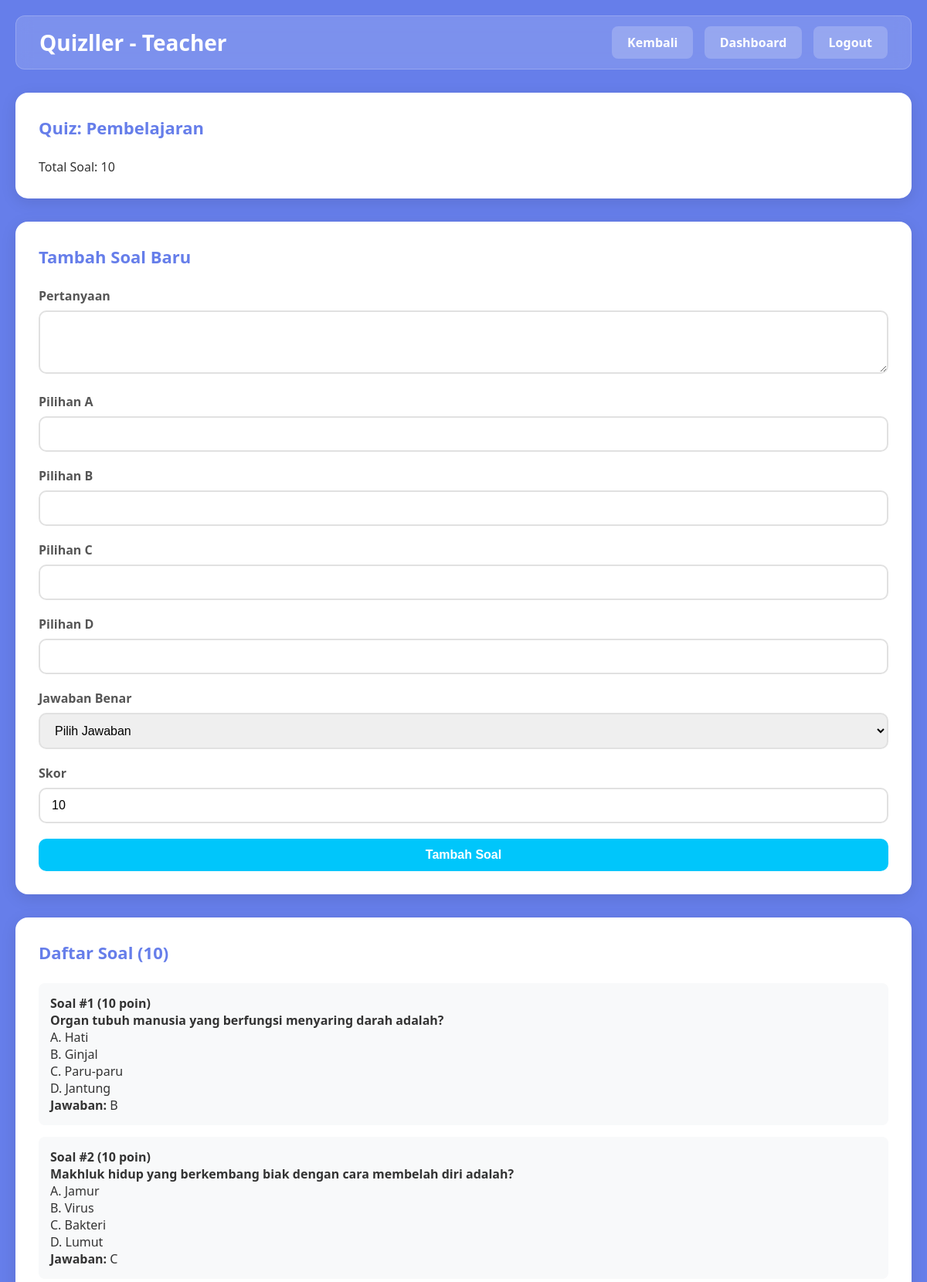
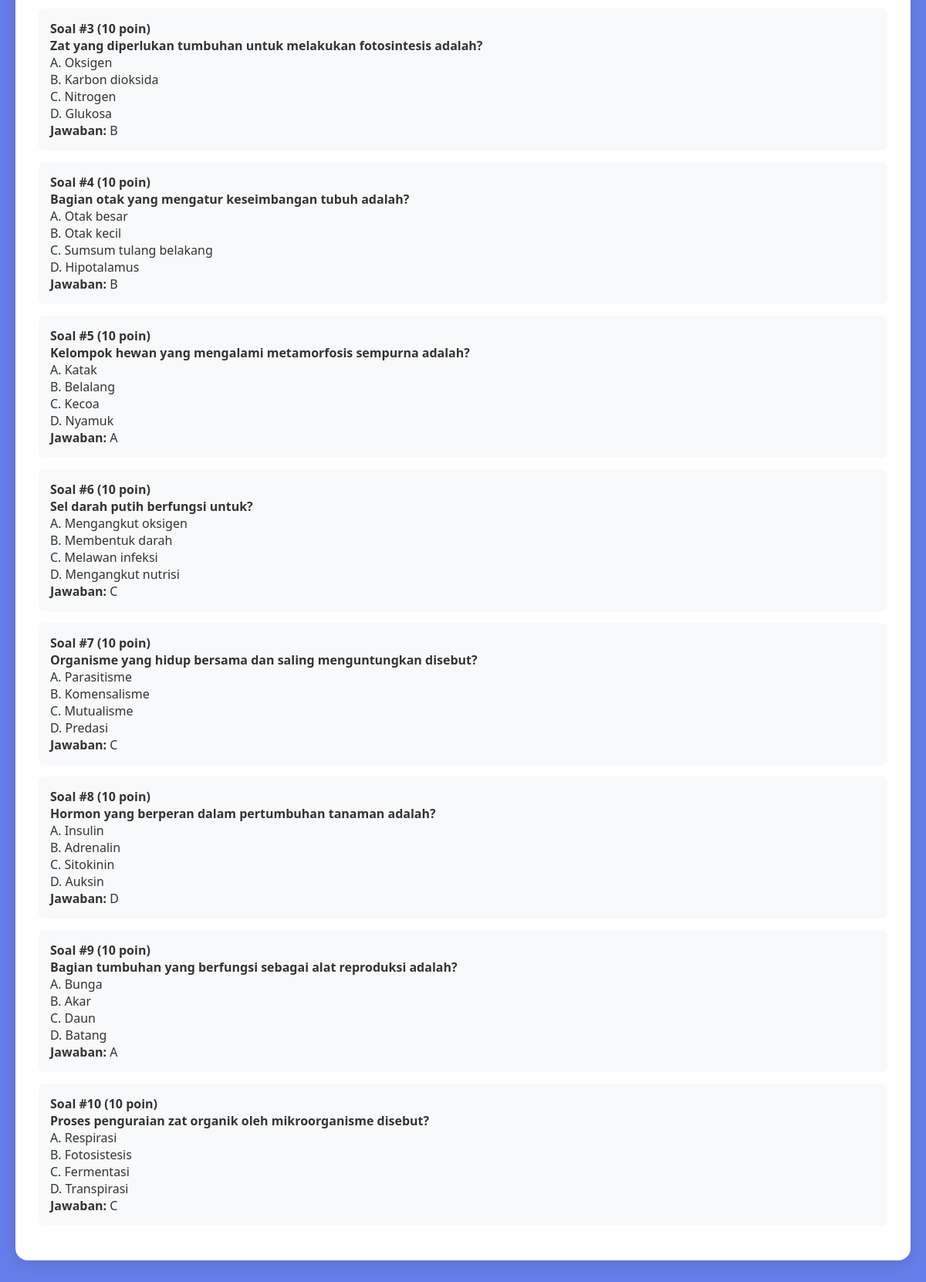
/teacher/add-questions.php?test_id=2 (signed in), run on the app's committed database (2 pictures, top to bottom).
### tables this page shows
CREATE TABLE tests (
        id INTEGER PRIMARY KEY AUTOINCREMENT,
        teacher_id INTEGER NOT NULL,
        name VARCHAR(255) NOT NULL,
        date DATE NOT NULL,
        status_id INTEGER NOT NULL,
        subject VARCHAR(255) NOT NULL,
        total_questions INTEGER NOT NULL DEFAULT 0,
        class_id INTEGER NOT NULL,
        FOREIGN KEY (teacher_id) REFERENCES teachers(id),
        FOREIGN KEY (status_id) REFERENCES status(id),
        FOREIGN KEY (class_id) REFERENCES classes(id)
    );

CREATE TABLE questions (
        id INTEGER PRIMARY KEY AUTOINCREMENT,
        title VARCHAR(500) NOT NULL,
        optionA VARCHAR(255) NOT NULL,
        optionB VARCHAR(255) NOT NULL,
        optionC VARCHAR(255) NOT NULL,
        optionD VARCHAR(255) NOT NULL,
        correctAns VARCHAR(1) NOT NULL,
        score INTEGER NOT NULL
    );

### teacher/add-questions.php (the view, shortened to what this page needs)
<?php
$test_id = isset($_GET['test_id']) ? (int)$_GET['test_id'] : 0;
$conn = getDBConnection();
$stmt = $conn->prepare("SELECT * FROM tests WHERE id = ? AND teacher_id = ?");
$stmt->execute([$test_id, $_SESSION['teacher_id']]);
$test = $stmt->fetch(PDO::FETCH_ASSOC);
$stmt = $conn->prepare("SELECT q.* FROM questions q
                        JOIN question_test_mapping qtm ON q.id = qtm.question_id
                        WHERE qtm.test_id = ?");
$stmt->execute([$test_id]);
$questions = $stmt->fetchAll(PDO::FETCH_ASSOC);
?>
<!DOCTYPE html>
<html lang="id">
<head>
    <link rel="stylesheet" href="../assets/css/style.css">
</head>
<body>
    <div class="container">
        <div class="navbar">
            <h1>Quizller - Teacher</h1>
            <div>
                <a href="my-tests.php" style="margin-right: 10px;">Kembali</a>
                <a href="dashboard.php" style="margin-right: 10px;">Dashboard</a>
                <a href="../logout.php">Logout</a>
            </div>
        </div>
        <div class="card">
            <h3>Quiz: <?php echo htmlspecialchars($test['name']); ?></h3>
            <p>Total Soal: <?php echo count($questions); ?></p>
        </div>
        <div class="card">
            <h3>Tambah Soal Baru</h3>
            <form method="POST">
                <div class="form-group">
                    <label>Pertanyaan</label>
                    <textarea name="title" rows="3" required></textarea>
                </div>
                <div class="form-group">
                    <label>Pilihan A</label>
                    <input type="text" name="optionA" required>
                </div>
                <div class="form-group">
                    <label>Pilihan B</label>
                    <input type="text" name="optionB" required>
                </div>
                <div class="form-group">
                    <label>Pilihan C</label>
                    <input type="text" name="optionC" required>
                </div>
                <div class="form-group">
                    <label>Pilihan D</label>
                    <input type="text" name="optionD" required>
                </div>
                <div class="form-group">
                    <label>Jawaban Benar</label>
                    <select name="correctAns" required>
                        <option value="">Pilih Jawaban</option>
                    </select>
                </div>
                <div class="form-group">
                    <label>Skor</label>
                    <input type="number" name="score" value="10" required>
                </div>
                <button type="submit" name="add_question" class="btn btn-success">Tambah Soal</button>
            </form>
        </div>
        <div class="card">
            <h3>Daftar Soal (<?php echo count($questions); ?>)</h3>
            <?php if (count($questions) > 0): ?>
                <?php $no = 1; foreach ($questions as $q): ?>
                    <div style="background: #f8f9fa; padding: 15px; margin-bottom: 15px; border-radius: 8px;">
                        <h4>Soal #<?php echo $no++; ?> (<?php echo $q['score']; ?> poin)</h4>
                        <p><strong><?php echo htmlspecialchars($q['title']); ?></strong></p>
                        <p>A. <?php echo htmlspecialchars($q['optionA']); ?></p>
                        <p>B. <?php echo htmlspecialchars($q['optionB']); ?></p>
                        <p>C. <?php echo htmlspecialchars($q['optionC']); ?></p>
                        <p>D. <?php echo htmlspecialchars($q['optionD']); ?></p>
                        <p><strong>Jawaban: </strong><?php echo strtoupper($q['correctAns']); ?></p>
                    </div>
                <?php endforeach; ?>
            <?php else: ?>
                <p>Belum ada soal.</p>
            <?php endif; ?>
        </div>
    </div>
</body>
</html>

### assets/css/style.css (style rules this page uses)
* { margin: 0; padding: 0; box-sizing: border-box; }
body { font-family: 'Segoe UI', Tahoma, Geneva, Verdana, sans-serif; background-color: #667eea; min-height: 100vh; color: #333; }
.container { max-width: 1200px; margin: 0 auto; padding: 20px; }
.navbar { background-color: rgba(255, 255, 255, 0.15); backdrop-filter: blur(10px); padding: 15px 30px; border-radius: 12px; margin-bottom: 30px; display: flex; justify-content: space-between; align-items: center; border: 1px solid rgba(255, 255, 255, 0.2); }
.navbar h1 { color: white; font-size: 28px; font-weight: 700; margin: 0; }
.navbar a { color: white; text-decoration: none; padding: 10px 20px; background-color: rgba(255, 255, 255, 0.2); border-radius: 8px; transition: all 0.3s; font-weight: 600; }
.form-group { margin-bottom: 20px; }
.form-group label { display: block; margin-bottom: 8px; color: #555; font-weight: 600; }
.form-group input, .form-group select, .form-group textarea { width: 100%; padding: 12px 15px; border: 2px solid #e1e1e1; border-radius: 10px; font-size: 16px; transition: border-color 0.3s; }
.btn { width: 100%; padding: 12px; background-color: #667eea; color: white; border: none; border-radius: 10px; font-size: 16px; font-weight: 600; cursor: pointer; transition: all 0.2s; text-align: center; display: inline-block; text-decoration: none; }
.btn-success { background-color: #00c6fb; }
.card { background-color: white; padding: 30px; border-radius: 16px; box-shadow: 0 5px 20px rgba(0, 0, 0, 0.1); margin-bottom: 30px; }
.card h3 { color: #667eea; margin-bottom: 25px; font-size: 22px; font-weight: 700; }

### data on the page
tests: name "Pembelajaran"
questions: score "10", title "Organ tubuh manusia yang berfungsi menyaring darah adalah?", optionA "Hati", optionB "Ginjal", optionC "Paru-paru", optionD "Jantung", correctAns "B"
questions: score "10", title "Makhluk hidup yang berkembang biak dengan cara membelah diri adalah?", optionA "Jamur", optionB "Virus", optionC "Bakteri", optionD "Lumut", correctAns "C"
questions: score "10", title "Zat yang diperlukan tumbuhan untuk melakukan fotosintesis adalah?", optionA "Oksigen", optionB "Karbon dioksida", optionC "Nitrogen", optionD "Glukosa", correctAns "B"
questions: score "10", title "Bagian otak yang mengatur keseimbangan tubuh adalah?", optionA "Otak besar", optionB "Otak kecil", optionC "Sumsum tulang belakang", optionD "Hipotalamus", correctAns "B"
questions: score "10", title "Kelompok hewan yang mengalami metamorfosis sempurna adalah?", optionA "Katak", optionB "Belalang", optionC "Kecoa", optionD "Nyamuk", correctAns "A"
questions: score "10", title "Sel darah putih berfungsi untuk?", optionA "Mengangkut oksigen", optionB "Membentuk darah", optionC "Melawan infeksi", optionD "Mengangkut nutrisi", correctAns "C"
questions: score "10", title "Organisme yang hidup bersama dan saling menguntungkan disebut?", optionA "Parasitisme", optionB "Komensalisme", optionC "Mutualisme", optionD "Predasi", correctAns "C"
questions: score "10", title "Hormon yang berperan dalam pertumbuhan tanaman adalah?", optionA "Insulin", optionB "Adrenalin", optionC "Sitokinin", optionD "Auksin", correctAns "D"
questions: score "10", title "Bagian tumbuhan yang berfungsi sebagai alat reproduksi adalah?", optionA "Bunga", optionB "Akar", optionC "Daun", optionD "Batang", correctAns "A"
questions: score "10", title "Proses penguraian zat organik oleh mikroorganisme disebut?", optionA "Respirasi", optionB "Fotosistesis", optionC "Fermentasi", optionD "Transpirasi", correctAns "C"

### other printed values
count($questions) "10"
